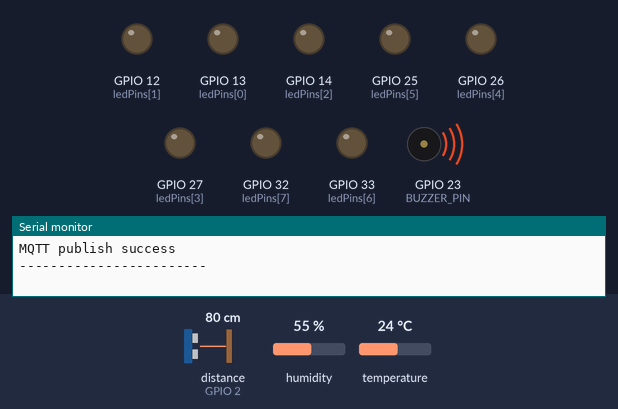
Recording of a program running on a simulated ESP32. Parts: output pins drawn as LEDs (lit = HIGH), buzzer (waves = sounding, pin HIGH), the last lines printed to the serial monitor. Wiring (inferred from the names in the program): ultrasonic range finder: trigger GPIO 15; echo GPIO 2. Dashed ring = blinking. Inputs (shaded band) come from the test bench; at power-on: distance to the obstacle (sensor on GPIO 2) 80 cm, humidity 55 %, temperature 24 °C. The echo pulse lasts 58.3 µs per cm; WiFi joins after 1.5 s; servers stay silent unless stated; storage starts empty; no MQTT or app messages arrive unless stated; pins used as bus, display or sensor lines are not drawn.

Above: at 2.7 s.
2.8 s: distance to the obstacle (sensor on GPIO 2) set to 84 cm
At 3.3 s:
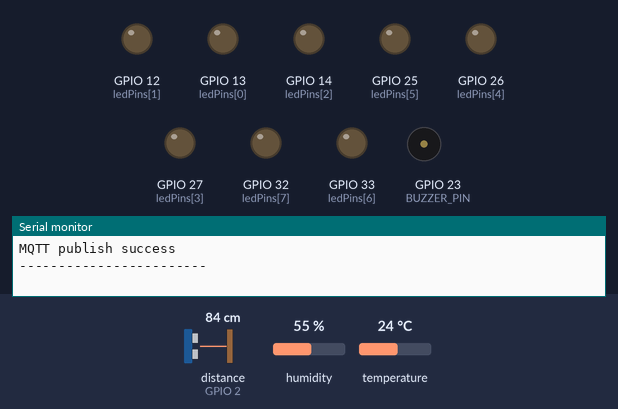
5.4 s: distance to the obstacle (sensor on GPIO 2) set to 2 cm
At 6.08 s:
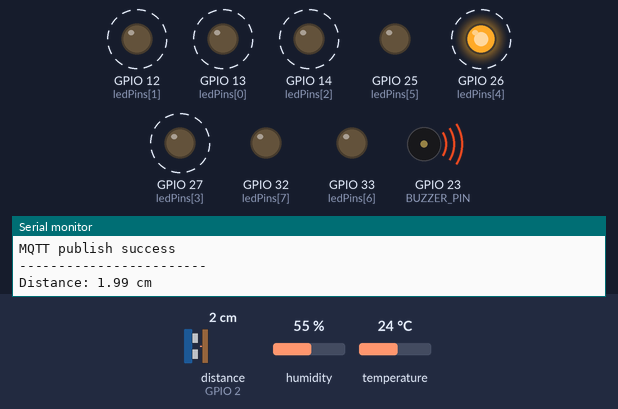
12.3 s: distance to the obstacle (sensor on GPIO 2) set to 120 cm
At 13.9 s:
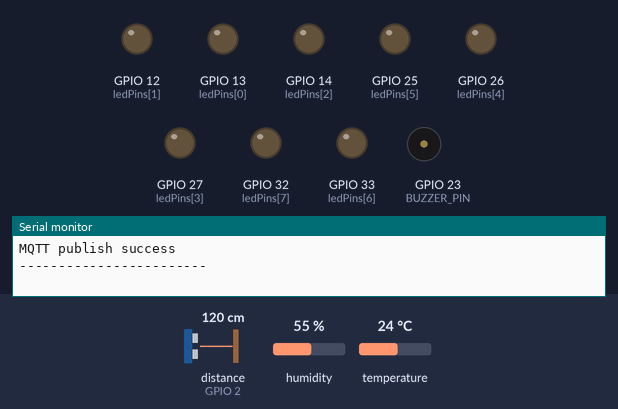
15.0 s: distance to the obstacle (sensor on GPIO 2) set to 4 cm
At 16.6 s:
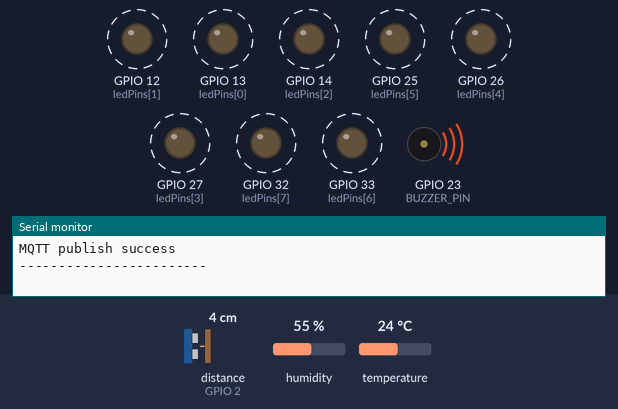
Timing chart, 0 to 20.9 s (numbered marks = the images above; inputs shaded):
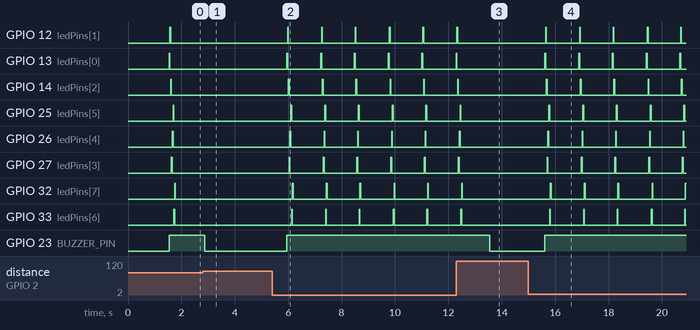

Measured:
- the behaviour switches between 80 and 81 cm on distance to the obstacle (sensor on GPIO 2) (found by bisection; images 0 and 1)
- after the input at 2.8 s, GPIO 12 (ledPins[1]), GPIO 13 (ledPins[0]), GPIO 14 (ledPins[2]), GPIO 25 (ledPins[5]), GPIO 26 (ledPins[4]), GPIO 27 (ledPins[3]), GPIO 32 (ledPins[7]), GPIO 33 (ledPins[6]): stops changing and stays LOW; GPIO 23 (BUZZER_PIN): HIGH → LOW after 0.07 s
- after the input at 5.4 s, GPIO 12 (ledPins[1]): alternates HIGH for 0.03 s and LOW for 1.2 s, starting after 0.58 s; GPIO 13 (ledPins[0]): alternates HIGH for 0.03 s and LOW for 1.2 s, starting after 0.55 s
- after the input at 12.3 s, GPIO 12 (ledPins[1]), GPIO 13 (ledPins[0]): goes on until 12.3 s, then stays LOW
- after the input at 15.0 s, GPIO 12 (ledPins[1]): alternates HIGH for 0.03 s and LOW for 1.2 s, starting after 0.64 s; GPIO 13 (ledPins[0]): alternates HIGH for 0.03 s and LOW for 1.2 s, starting after 0.61 s

The program:

main.cpp
```cpp
#include <Arduino.h>
#include <DHT.h>
#include <WiFi.h>
#include <PubSubClient.h>
#include <FS.h>
#include <SPIFFS.h>

// WiFi credentials
const char* ssid = "*******";
const char* password = "******";

// MQTT configuration
const char* mqtt_server = "locahost";
const int mqtt_port = 1883;
const char* mqtt_topic = "esp32/alarm";

WiFiClient espClient;
PubSubClient client(espClient);

// Pin definitions
#define DHTPIN 4
#define DHTTYPE DHT11
#define TRIG_PIN 15
#define ECHO_PIN 2
#define BUZZER_PIN 23

// LED bar graph pins
const int ledPins[] = {13, 12, 14, 27, 26, 25, 33, 32};
const int numLEDs = sizeof(ledPins) / sizeof(ledPins[0]);

// Danger threshold Afstand til alarm aktivation 80cm
const int dangerDistance = 80;

DHT dht(DHTPIN, DHTTYPE);

void setup_wifi();
void try_reconnect_mqtt();

void setup() {
  Serial.begin(115200);

  pinMode(TRIG_PIN, OUTPUT);
  pinMode(ECHO_PIN, INPUT);
  pinMode(BUZZER_PIN, OUTPUT);

  for (int i = 0; i < numLEDs; i++) {
    pinMode(ledPins[i], OUTPUT);
    digitalWrite(ledPins[i], LOW);
  }

  dht.begin();
  Serial.println("Alarm system with LED bar graph active.");

  if (!SPIFFS.begin(true)) {
    Serial.println("SPIFFS failed to mount.");
  } else {
    Serial.println("SPIFFS ready.");
  }

  setup_wifi();
  client.setServer(mqtt_server, mqtt_port);
}

void setup_wifi() {
  delay(10);
  Serial.println("Connecting to WiFi...");
  WiFi.begin(ssid, password);
  while (WiFi.status() != WL_CONNECTED) {
    delay(500);
    Serial.print(".");
  }
  Serial.println("\nWiFi connected. IP: " + WiFi.localIP().toString());
}

// Attempt reconnect to MQTT broker
void try_reconnect_mqtt() {
  if (!client.connected() && WiFi.status() == WL_CONNECTED) {
    Serial.print("Trying MQTT reconnect...");
    if (client.connect("ESP32Client")) {
      Serial.println("connected");
    } else {
      Serial.print(" failed, rc=");
      Serial.print(client.state());
    }
  }
}

void loop() {
  // Measure distance using ultrasonic sensor
  digitalWrite(TRIG_PIN, LOW);
  delayMicroseconds(2);
  digitalWrite(TRIG_PIN, HIGH);
  delayMicroseconds(10);
  digitalWrite(TRIG_PIN, LOW);

  long duration = pulseIn(ECHO_PIN, HIGH);
  float distance = duration * 0.034 / 2;

  Serial.print("Distance: ");
  Serial.print(distance);
  Serial.println(" cm");

  // Trigger buzzer and LED animation if object is close
  if (distance < dangerDistance && distance > 0) {
    digitalWrite(BUZZER_PIN, HIGH);
    for (int i = 0; i < numLEDs; i++) {
      digitalWrite(ledPins[i], HIGH);
      delay(30);
      digitalWrite(ledPins[i], LOW);
    }
  } else {
    digitalWrite(BUZZER_PIN, LOW);
    for (int i = 0; i < numLEDs; i++) {
      digitalWrite(ledPins[i], LOW);
    }
  }

  // Read temperature and humidity from DHT11
  float temp = dht.readTemperature();
  float hum = dht.readHumidity();

  if (!isnan(temp) && !isnan(hum)) {
    Serial.print("Temperature: ");
    Serial.print(temp);
    Serial.print(" °C, Humidity: ");
    Serial.print(hum);
    Serial.println(" %");
  } else {
    Serial.println("Failed to read from DHT sensor!");
  }

  // Keep MQTT alive if WiFi is connected
  if (WiFi.status() == WL_CONNECTED) {
    try_reconnect_mqtt();
    client.loop();
  } else {
    Serial.println("WiFi disconnected, cannot connect to MQTT.");
  }

  bool alarm_triggered = (distance < dangerDistance && distance > 0);

  // Create JSON payload
  String payload = "{";
  payload += "\"distance\":" + String(distance, 2) + ",";
  payload += "\"temperature\":" + String(temp, 2) + ",";
  payload += "\"humidity\":" + String(hum, 2) + ",";
  payload += "\"alarm_triggered\":" + String(alarm_triggered ? "true" : "false");
  payload += "}";

  Serial.print("Sending MQTT: ");
  Serial.println(payload);

  // Publish to MQTT or cache to SPIFFS
  if (client.connected()) {
    client.publish(mqtt_topic, payload.c_str());
    Serial.println("MQTT publish success");

    // Send cached messages from SPIFFS
    File cacheFile = SPIFFS.open("/cache.txt", "r");
    if (cacheFile) {
      while (cacheFile.available()) {
        String cached = cacheFile.readStringUntil('\n');
        client.publish(mqtt_topic, cached.c_str());
        Serial.println("Sent cached: " + cached);
        delay(100);
      }
      cacheFile.close();

      // Remove cache file after sending
      if (SPIFFS.exists("/cache.txt")) {
        File f = SPIFFS.open("/cache.txt", "r");
        if (f && !f.isDirectory()) {
          f.close();
          SPIFFS.remove("/cache.txt");
          Serial.println("Cache cleared.");
        }
      }
    }
  } else {
    // Save unsent payload to SPIFFS
    Serial.println("MQTT offline. Caching payload...");
    File cacheFile = SPIFFS.open("/cache.txt", FILE_APPEND);
    if (cacheFile) {
      cacheFile.println(payload);
      cacheFile.close();
      Serial.println("Payload cached.");
    } else {
      Serial.println("Failed to open cache file.");
    }
  }

  Serial.println("------------------------");
  delay(1000);
}
```
